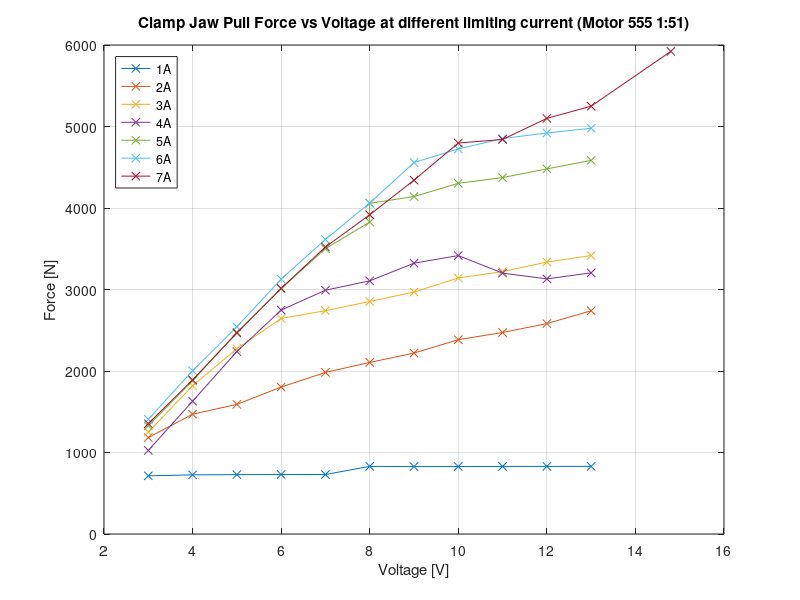

Reproduce this figure in MATLAB.
clear
raw_data = csvread ("results.csv")

data_1000 = []
data_2000 = []
data_3000 = []
data_4000 = []
data_5000 = []
data_6000 = []
data_7000 = []

gear_ratio = 51

for data_line = raw_data'
  
  if (data_line(2) != gear_ratio)
    continue
  endif
  
  if (data_line(4) == 1000)
    data_1000 = [data_1000; data_line']
  endif
  if (data_line(4) == 2000)
    data_2000 = [data_2000; data_line']
  endif
  if (data_line(4) == 3000)
    data_3000 = [data_3000; data_line']
  endif
  if (data_line(4) == 4000)
    data_4000 = [data_4000; data_line']
  endif
  if (data_line(4) == 5000)
    data_5000 = [data_5000; data_line']
  endif
  if (data_line(4) == 6000)
    data_6000 = [data_6000; data_line']
  endif
  if (data_line(4) == 7000)
    data_7000 = [data_7000; data_line']
  endif
  
endfor

figure(1)
plot (
data_1000(:, 3)/1000,data_1000(:, 6),"-x",
data_2000(:, 3)/1000,data_2000(:, 6),"-x",
data_3000(:, 3)/1000,data_3000(:, 6),"-x",
data_4000(:, 3)/1000,data_4000(:, 6),"-x",
data_5000(:, 3)/1000,data_5000(:, 6),"-x",
data_6000(:, 3)/1000,data_6000(:, 6),"-x",
data_7000(:, 3)/1000,data_7000(:, 6),"-x"

)

xlabel ("Voltage [V]")
ylabel ("Force [N]");
legend ("1A","2A","3A","4A","5A","6A","7A", "location", "northwest");
title("Clamp Jaw Pull Force vs Voltage at different limiting current (Motor 555 1:51)")
grid on
saveas(1,"plot_torque_current_51.jpg")

